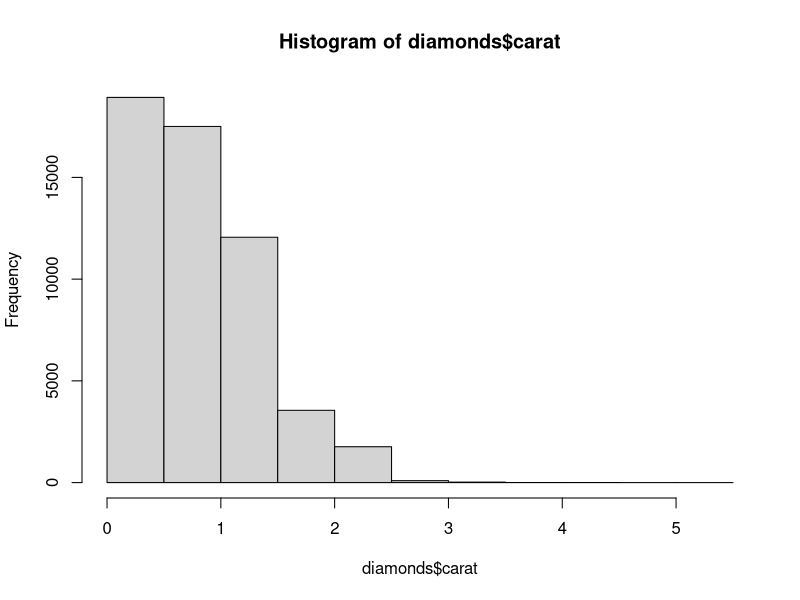
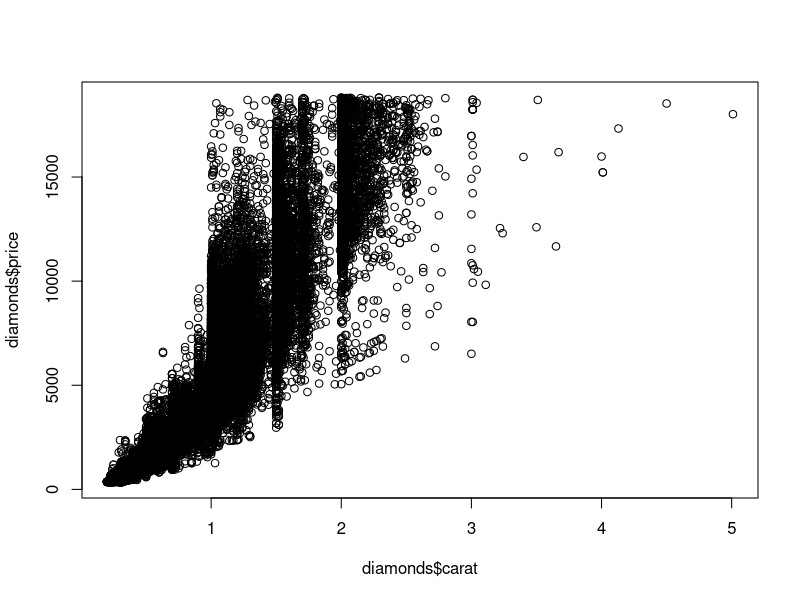

Generate these figures, in order, with R:
## ---- chunk 1
library(tidyverse)
## ---- chunk 2
x <- c("one", "two", "three", "four", "five")
x[c(3, 2, 5)]
## ---- chunk 3
x[c(1, 1, 5, 5, 5, 2)]
## ---- chunk 4
x[c(-1, -3, -5)]
## ---- chunk 5
x <- c(10, 3, NA, 5, 8, 1, NA)

x[!is.na(x)]

x[x %% 2 == 0]
## ---- chunk 6
x <- c(abc = 1, def = 2, xyz = 5)
x[c("xyz", "def")]
## ---- chunk 7
x[]
## ---- chunk 8
df <- tibble(
  x = 1:3,
  y = c("a", "e", "f"),
  z = runif(3)
)
df
## ---- chunk 9
df[1, 2]
## ---- chunk 10
df[, c("x", "y")]
## ---- chunk 11
df[df$x > 1, ]
## ---- chunk 12
df1 <- data.frame(x = 1:3)
df1[, "x"]
df1[, "x", drop = FALSE]
## ---- chunk 13
df
## ---- chunk 14
df |> filter(x > 1)
## ---- chunk 15
df[!is.na(df$x) & df$x > 1, ]
## ---- chunk 16
df[which(df$x > 1), ]
## ---- chunk 17
df |> arrange(desc(x), y)
df[order(-df$x, df$y), ]
## ---- chunk 18
df |> select(x, z)
df[, c("x", "z")]
## ---- chunk 19
df |>
  filter(x > 1) |>
  select(y, z)
## ---- chunk 20
df |> subset(x > 1, c(y, z))
## ---- chunk 21
tb <- tibble(
  x = 1:4,
  y = c(10, 4, 1, 21)
)

# by position
tb[[1]]

# by name
tb[["x"]]
tb$x
## ---- chunk 22
tb$z <- tb$x + tb$y
tb
## ---- chunk 23
max(diamonds$carat)
## ---- chunk 24
levels(diamonds$cut)
## ---- chunk 25
diamonds |>
  pull(carat) |>
  mean()
## ---- chunk 26
diamonds |>
  pull(cut) |>
  levels()
## ---- chunk 27
df <- data.frame(x1 = 1)
df$x
df$z
## ---- chunk 28
tb <- tibble(x1 = 1)
tb$x
tb$z
## ---- chunk 29
l <- list(
  a = 1:3,
  b = "a string",
  c = pi,
  d = list(-1, -5)
)
l
## ---- chunk 30
str(l[1:2])
## ---- chunk 31
str(l[1])
## ---- chunk 32
str(l[4])
## ---- chunk 33
str(l[[1]])
str(l[[4]])
str(l$a)
## ---- chunk 34
df <- tibble(a = 1, b = 2, c = "a", d = "b", e = 4)
df
## ---- chunk 35
num_cols <- sapply(df, is.numeric)
num_cols
## ---- chunk 36
df[, num_cols] <- lapply(df[, num_cols, drop = FALSE], \(x) x * 2)
df
## ---- chunk 37
vapply(df, is.numeric, logical(1))
## ---- chunk 38
diamonds |>
  group_by(cut) |>
  summarize(price = mean(price))
## ---- chunk 39
tapply(diamonds$price, diamonds$cut, mean)
## ---- chunk 40
with(mtcars, data.frame(
  cyl = sort(unique(cyl)),
  mean = tapply(disp, cyl, mean),
  n = tapply(disp, cyl, length)
))
## ---- chunk 41
with(
  aggregate(
    disp ~ cyl,
    mtcars,
    function(x) c(mean = mean(x), n = length(x))
  ),
  as.data.frame(cbind(cyl, disp))
)
## ---- chunk 42
aggregate(
  disp ~ cyl,
  mtcars,
  function(x) c(mean = mean(x), n = length(x))
)
## ---- chunk 43
dfs <- split(mtcars, mtcars$cyl) # ~ group_by
res <- t(sapply(dfs, function(df) c(mean(df$disp), length(df$disp)))) # ~ summarise
res <- as.data.frame(cbind(as.numeric(names(dfs)), res), # attach cyl values
  row.names = 1:nrow(res)
) # name rows
colnames(res) <- c("cyl", "mean", "n") # name cols
## ---- chunk 44
as.data.frame(sapply(dfs, function(df) c(mean(df$disp), length(df$disp))) |> t())
## ---- chunk 45
hist(diamonds$carat)
## ---- chunk 46
plot(diamonds$carat, diamonds$price)
